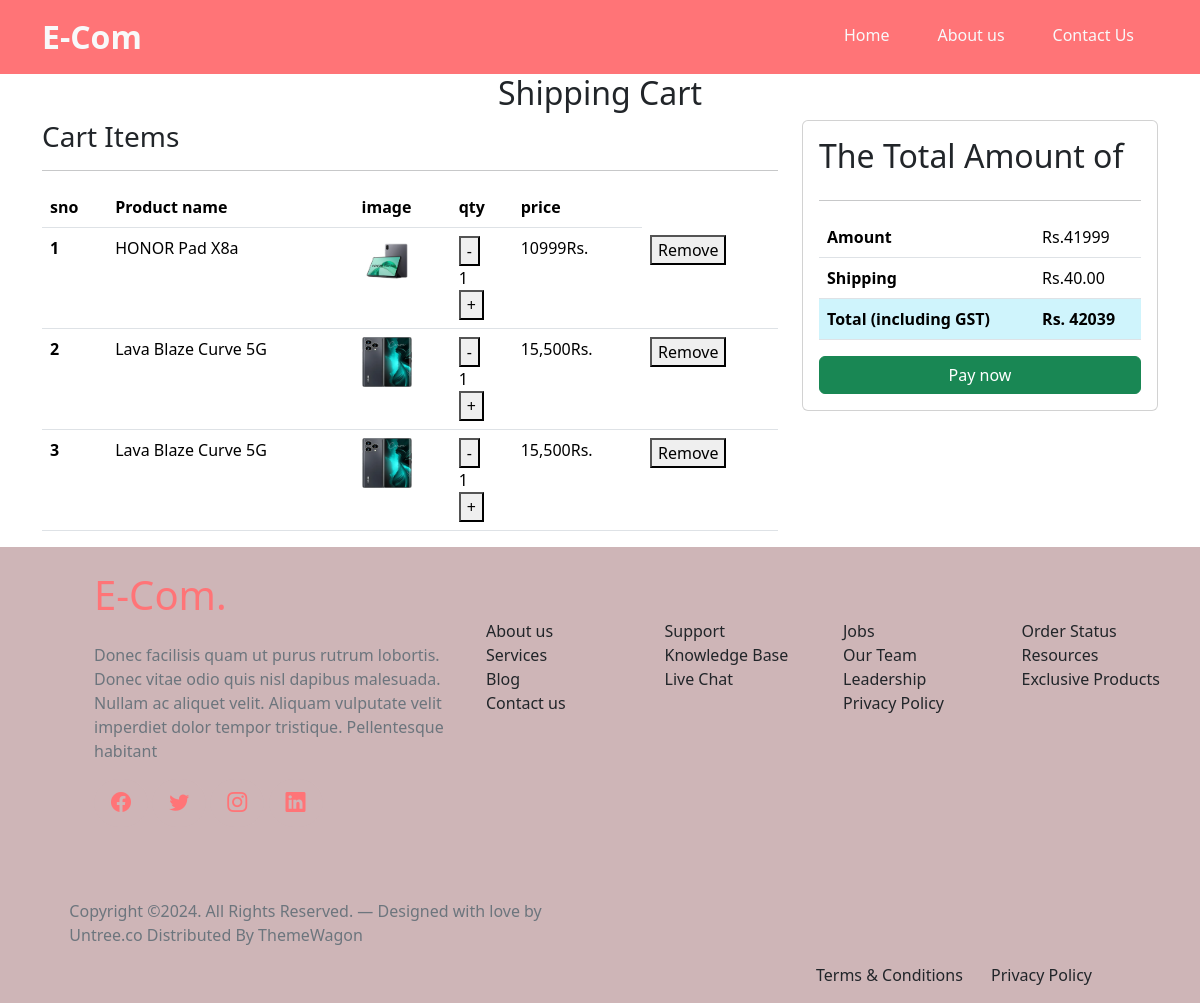
/Cart (signed in), run on the app's committed database.
### myapp/models.py (models this page shows, shortened)
class Cart(models.Model):
    user = models.ForeignKey(reg, on_delete=models.CASCADE)  # Link to the user who owns the cart
    product = models.ForeignKey(Category_Product, on_delete=models.CASCADE)  # Link to the product
    quantity = models.PositiveIntegerField(default=1)  # Quantity of the product in the cart
    added_at = models.DateTimeField(auto_now_add=True)  # When the product was added to the cart

class Category_Product(models.Model):
	Category_name=models.ForeignKey(Category, on_delete=models.CASCADE)
	Product_name=models.CharField(max_length=100)
	Product_price=models.CharField(max_length=15)
	Product_quantity=models.CharField(max_length=10)
	Product_image=models.ImageField(max_length=1000)
	Product_description=models.TextField()

### myapp/views.py (the view)
# urls.py: path("Cart",views.Addcar,name="Cart"),
def Addcar(request):
	user_data=reg.objects.get(Email=request.session['Email'])
	user=user_data
	all_data=Cart.objects.filter(user=user)
	amount=0
	for i in all_data:
		product_price = i.product.Product_price.replace(',', '')
		single_cost = int(i.quantity) * int(product_price)  # Convert to int after removing commas
		amount += single_cost
	total_amount=amount+40 #40 rs. is a shipping charges
	return render(request,'Add_Cart.html',{'cart_data':all_data, 'total_amount':total_amount,'amount':amount})

### Templates/Add_Cart.html (shortened to what this page needs)
{% include 'Navbar.html' %}
<h2 class="text-center">Shipping  Cart</h2>
<div class="container">
<div class="row">
    <div class="col-md-8">
        <h3>Cart Items</h3>
        <hr/>
        <table class="table">
            <thead>
              <tr>
                <th scope="col">sno</th>
                <th scope="col">Product name</th>
                <th scope="col">image</th>
                <th scope="col">qty</th>
                <th scope="col">price</th>
              </tr>
            </thead>
            <tbody>
{% for i in cart_data %}
<tr>
    <th scope="row">{{forloop.counter}}</th>
    <td>{{i.product.Product_name}}</td>
    <td><img src="{{i.product.Product_image.url}}" width="50px" height="50px"></td>
    <td>
<form method="POST" action="{% url 'decrement_quantity' i.id %}">
     <button type="submit"> - </button>
</form>
      {{i.quantity}}
<form method="POST" action="{% url 'Increment_quantity' i.id %}">
      <button> + </button>
</form>
       </td>
    <td>{{i.product.Product_price}}Rs.</td>
    <td> <button>Remove</button> </td>
  </tr>
{% endfor %}
</tbody>
</table>
    </div>
    <div class="col-md-4">
        <div class="card card-body">
            <h2> The Total Amount of</h2>
            <hr/>
            <table class="table">
                <tr>
                    <th>Amount</th>
                    <td>Rs.{{amount}}</td>
                </tr>
                <tr>
                    <th>Shipping</th>
                    <td>Rs.40.00</td>
                </tr>
                <tr>
                    <th class="bg-info-subtle">Total (including GST)</th>
                    <th class="bg-info-subtle"> Rs. {{total_amount}}</th>
                </tr>
            </table>
            <button class="btn btn-success">Pay now</button>
        </div>
    </div>
    </div>
</div>
{% include 'Footer.html' %}

### data on the page
Cart: product.Product_name "HONOR Pad X8a", product.Product_image (picture), quantity "1", product.Product_price "10999"
Cart: product.Product_name "Lava Blaze Curve 5G", product.Product_image (picture), quantity "1", product.Product_price "15,500"
Cart: product.Product_name "Lava Blaze Curve 5G", product.Product_image (picture), quantity "1", product.Product_price "15,500"

### other printed values
{{ amount }} "41999"
{{ total_amount }} "42039"
